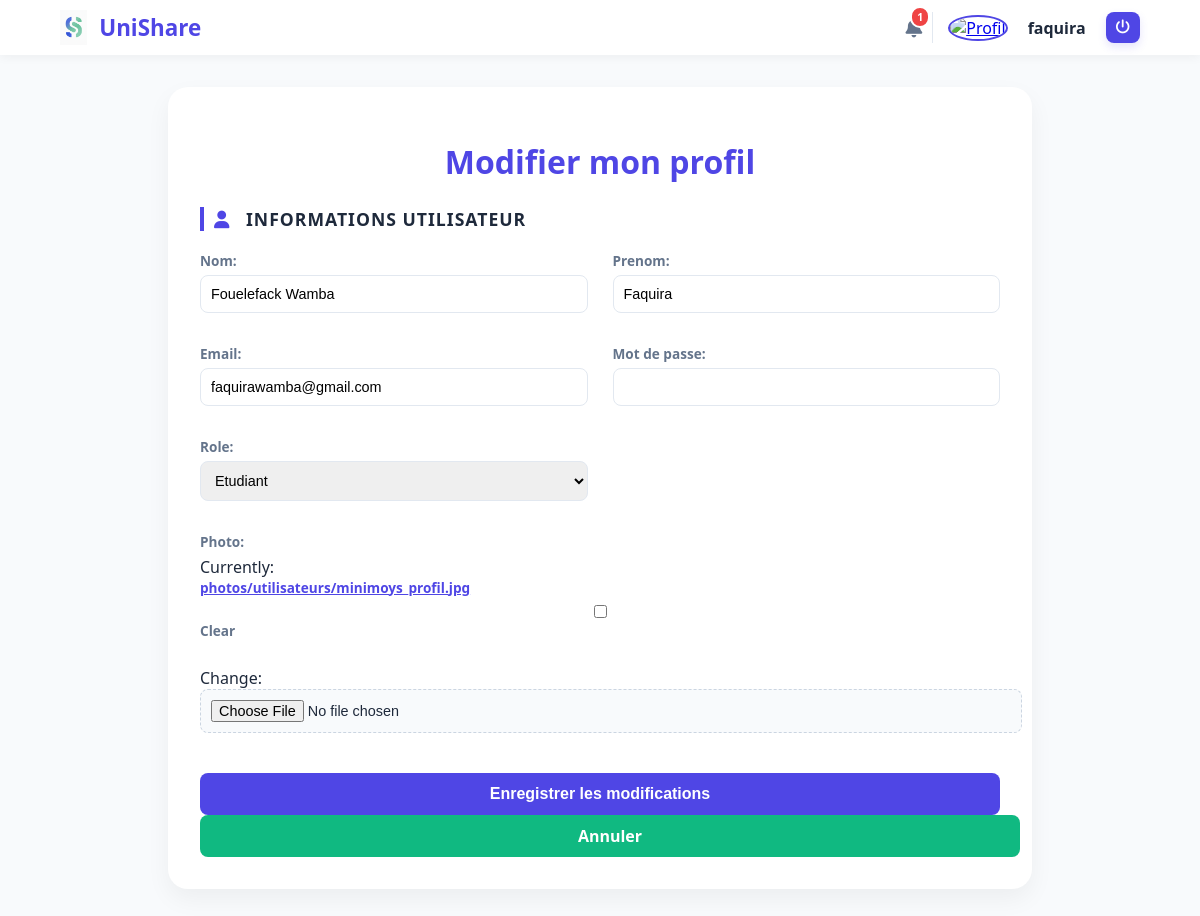
Screenshot of /profil/modifier/ (signed in) with the database file from the repository.
### UniShare/models.py (models this page shows, shortened)
class Utilisateur(models.Model):
    class Role(models.TextChoices):
        ETUDIANT = "ETU", "Etudiant"
        ANCIEN = "ANC", "Ancien"
        ADMIN = "ADM", "Administrateur"
    nom = models.fields.CharField(max_length=100)
    prenom = models.fields.CharField(max_length=100)
    email = models.fields.EmailField(unique=True)
    mot_de_passe = models.fields.CharField(max_length=128)  # hashé idéalement
    role = models.fields.CharField(max_length=3, choices=Role.choices, default=Role.ETUDIANT)
    photo = models.ImageField(upload_to="photos/utilisateurs/", blank=True, null=True)
    demande_suppression_en_cours = models.BooleanField(default=False)
    date_demande_suppression = models.DateTimeField(null=True, blank=True)

### UniShare/views.py (the view)
# urls.py: path("profil/modifier/", views.modifierProfil, name="modifierProfil"),
def modifierProfil(request):
    redirection = verifier_connexion(request)
    if redirection:
        return redirection
    user_id = request.session['user_id']
    user_role = request.session.get('user_role')
    utilisateur = Utilisateur.objects.get(id=user_id)
    if request.method == 'POST':
        user_form = UtilisateurForm(request.POST, request.FILES, instance=utilisateur)
        if user_role in ['ETU', 'ANC']:
            try:
                etudiant = Etudiant.objects.get(id=user_id)
                etu_form = EtudiantForm(request.POST, instance=etudiant)
                if user_form.is_valid() and etu_form.is_valid():
                    user_form.save()
                    etu_form.save()
                    return HttpResponseRedirect(reverse("profil"))
            except Etudiant.DoesNotExist:
                pass
        else:
            if user_form.is_valid():
                user_form.save()
                return HttpResponseRedirect(reverse("profil"))
    else:
        user_form = UtilisateurForm(instance=utilisateur)
        if user_role in ['ETU', 'ANC']:
            try:
                etudiant = Etudiant.objects.get(id=user_id)
                etu_form = EtudiantForm(instance=etudiant)
            except Etudiant.DoesNotExist:
                etu_form = EtudiantForm()
        else:
            etu_form = None
    return render(request, "UniShare/Authentification/modifierProfil.html", {
        "user_form": user_form,
        "etu_form": etu_form if user_role in ['ETU', 'ANC'] else None,
        "user_role": user_role
    })

### UniShare/forms.py
class UtilisateurForm(forms.ModelForm):
    mot_de_passe = forms.CharField(
        widget=forms.PasswordInput
    )
    class Meta:
        model = Utilisateur
        fields = ['nom', 'prenom', 'email', 'mot_de_passe', 'role', 'photo']
    def __init__(self, *args, **kwargs):
        super().__init__(*args, **kwargs)
        self.fields['role'].choices = [
            (key, label) for key, label in self.fields['role'].choices if key != 'ADM'
        ]

### UniShare/utils.py (called while the page is built)
def verifier_connexion(request):
    if 'user_id' not in request.session:
        return HttpResponseRedirect(reverse("connexion"))
    return None

def global_notifications(request):
    nb_notif = 0
    if request.session.get('user_id'):
        try:
            etudiant = Etudiant.objects.get(id=request.session['user_id'])
            notifications = Notification.objects.filter(auteur=etudiant, lu=False).order_by('-date')
            nb_notif = notifications.count()
        except Etudiant.DoesNotExist:
            nb_notif = 0
    return {
        'nb_notif': nb_notif
    }

### UniShare/templates/UniShare/Authentification/modifierProfil.html (shortened to what this page needs)
{% extends 'UniShare/base.html' %}
{% block content %}
<main class="form-container">
    <div class="form-card">
        <h1>Modifier mon profil</h1>
        <form action="" method="post" enctype="multipart/form-data" novalidate>
            <div class="form-section">
                <h3><i class="fas fa-user"></i> Informations utilisateur</h3>
                <div class="grid-fields">
                    {{ user_form.as_p }}
                </div>
            </div>
            <div class="form-actions">
                <button type="submit" class="btn btn-primary">Enregistrer les modifications</button>
                <a href="{% url 'profil' %}" class="btn btn-secondary">Annuler</a>
            </div>
        </form>
    </div>
</main>
{% endblock %}

### UniShare/templates/UniShare/base.html (shortened to what this page needs)
{% load static %}
<!DOCTYPE html>
<html lang="fr">
<head>
    <link rel="stylesheet" href="{% static 'css/style.css' %}">
    <link rel="stylesheet" href="https://cdnjs.cloudflare.com/ajax/libs/font-awesome/6.4.0/css/all.min.css">
</head>
<body>
    <header>
        <div class="logo-area">
            <img src="{% static 'site/logo.png' %}" alt="Logo UniShare" class="logo-img">
            <span class="logo-text">UniShare</span>
        </div>
        <nav>
            <div class="auth-buttons">
                {% if request.session.user_id %}
                    <a href="{% url 'mesNotifications' %}" class="notif-wrapper">
                        <i class="fas fa-bell"></i>
                         {% if nb_notif > 0 %}
                            <span class="notif-badge">{{ nb_notif }}</span>
                        {% endif %}
                    </a>
                    <div class="user-profile-nav">
                        <a href="{% url 'profil' %}" title="Mon profil">
                            {% if request.session.user_photo %}
                                <img src="{{ request.session.user_photo }}" alt="Profil" class="nav-avatar">
                            {% else %}
                                <i class="fas fa-user-circle nav-avatar-icon"></i>
                            {% endif %}
                        </a>
                        <span class="nav-username">{{ request.session.user_prenom }}</span>
                        <a href="{% url 'deconnexion' %}" class="logout-icon btn-logout confirm-action" data-confirm="Voulez-vous vraiment vous déconnecter ?" title="Déconnexion">
                            <i class="fas fa-power-off"></i>
                        </a>
                    </div>
                {% else %}
                    <a href="{% url 'connexion' %}" class="btn-nav outline">Se connecter</a>
                    <a href="{% url 'creerCompte' %}" class="btn-nav primary">S'inscrire</a>
                {% endif %}
            </div>
        </nav>
    </header>
    {% block content %}
    {% endblock %}
</body>
</html>

### UniShare/static/css/style.css (style rules this page uses)
:root { --primary: #4F46E5; --secondary: #10B981; --text: #1E293B; --white: #ffffff; }
body { margin: 0; font-family: 'Segoe UI', sans-serif; background: #f8fafc; height: 100vh; color: var(--text); }
header { display: flex; align-items: center; justify-content: space-between; padding: 10px 5%; background: var(--white); box-shadow: 0 2px 10px rgba(0,0,0,0.05); }
.logo-area { display: flex; align-items: center; gap: 12px; }
.logo-img { height: 35px; }
.logo-text { font-size: 1.4rem; font-weight: 800; color: var(--primary); }
.auth-buttons { display: flex; align-items: center; gap: 20px; margin-left: 15px; }
.notif-wrapper { position: relative; color: #64748b; font-size: 1.2rem; text-decoration: none; transition: 0.3s; }
.notif-badge { position: absolute; top: -8px; right: -8px; background: #ef4444; color: white; font-size: 0.65rem; font-weight: bold; padding: 2px 5px; border-radius: 10px; border: 2px solid white; }
.user-profile-nav { display: flex; align-items: center; gap: 12px; padding-left: 15px; border-left: 1px solid #e2e8f0; }
.nav-avatar { width: 38px; height: 38px; border-radius: 50%; object-fit: cover; border: 2px solid var(--primary); cursor: pointer; }
.logout-icon { color: #94a3b8; text-decoration: none; font-size: 0.9rem; transition: 0.3s; }
.btn-logout { background: var(--primary); color: white !important; padding: 8px 10px; border-radius: 8px; display: inline-flex; align-items: center; justify-content: center; box-shadow: 0 4px 8px rgba(79,70,229,0.15); }
.nav-username { font-weight: 700; margin-left: 8px; margin-right: 8px; color: var(--text); }
nav { display: flex; align-items: center; gap: 20px; }
.auth-buttons { display: flex; align-items: center; gap: 10px; margin-left: 20px; }
.btn { padding: 12px 24px; border-radius: 10px; text-decoration: none; font-weight: 600; margin-right: 12px; display: inline-block; color: white; }
.btn-primary { background: var(--primary); }
.btn-secondary { background: var(--secondary); }
h3 { font-size: 1rem; color: #94a3b8; text-transform: uppercase; letter-spacing: 1px; margin-bottom: 1rem; }
.form-container { display: flex; justify-content: center; align-items: flex-start; padding: 2rem; height: calc(100vh - 80px); overflow-y: auto; }
.form-card { background: var(--white); padding: 2rem; border-radius: 20px; box-shadow: 0 10px 25px rgba(0,0,0,0.05); width: 100%; max-width: 800px; }
.form-card h1 { color: var(--primary); margin-bottom: 1.5rem; text-align: center; }
.form-section h3 { font-size: 1.1rem; margin-bottom: 1.2rem; color: var(--text); border-left: 4px solid var(--primary); padding-left: 10px; }
.grid-fields { display: grid; grid-template-columns: 1fr 1fr; gap: 10px 25px; }
.grid-fields p { display: flex; flex-direction: column; margin: 0 0 1rem 0; }
.grid-fields label { font-weight: 600; font-size: 0.85rem; margin-bottom: 5px; color: #64748b; }
.grid-fields input, .grid-fields select, .grid-fields textarea { padding: 10px; border: 1.5px solid #e2e8f0; border-radius: 8px; font-size: 0.9rem; transition: 0.3s; }
.form-actions { text-align: center; margin-top: 1.5rem; }
.form-actions .btn { width: 100%; cursor: pointer; border: none; font-size: 1rem; }
.form-actions .btn-primary { width: 100%; padding: 12px; font-size: 1rem; border: none; cursor: pointer; }
.btn { padding: 10px; border-radius: 8px; text-decoration: none; font-weight: 600; text-align: center; font-size: 0.9rem; }
.grid-fields p:has(textarea), .grid-fields p:has(input[type="file"]) { grid-column: span 2; }
input[type="file"] { background: #f8fafc; padding: 10px; border: 1px dashed #cbd5e1; border-radius: 8px; cursor: pointer; width: 100%; }
.grid-fields a { color: var(--primary); font-weight: 600; text-decoration: none; }
.grid-fields { display: grid; grid-template-columns: 1fr 1fr; gap: 15px 25px; }
.grid-fields p:has(textarea), .grid-fields p:has(input[type="file"]), .grid-fields p:has(input[name*="titre"]) { grid-column: span 2; }
.form-section h3 i { color: var(--primary); margin-right: 10px; }
.grid-fields p a { display: inline-block; margin-bottom: 5px; color: var(--primary); font-size: 0.85rem; text-decoration: underline; }

### rows the page displays
Utilisateur: session.user_prenom "faquira", nom "Fouelefack Wamba", prenom "Faquira", email "faquirawamba@gmail.com", role "Etudiant"

### other values shown
{{ nb_notif }} "1"
